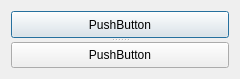
<?xml version="1.0" encoding="UTF-8"?>
<ui version="4.0">
 <class>Dialog</class>
 <widget class="QDialog" name="Dialog">
  <property name="geometry">
   <rect>
    <x>0</x>
    <y>0</y>
    <width>240</width>
    <height>79</height>
   </rect>
  </property>
  <property name="windowTitle">
   <string>Dialog</string>
  </property>
  <layout class="QVBoxLayout" name="verticalLayout">
   <item>
    <widget class="QSplitter" name="splitter">
     <property name="orientation">
      <enum>Qt::Vertical</enum>
     </property>
     <widget class="QPushButton" name="pushButton">
      <property name="text">
       <string>PushButton</string>
      </property>
     </widget>
     <widget class="QPushButton" name="pushButton_2">
      <property name="text">
       <string>PushButton</string>
      </property>
     </widget>
    </widget>
   </item>
  </layout>
 </widget>
 <layoutdefault spacing="6" margin="11"/>
 <resources/>
 <connections/>
</ui>
